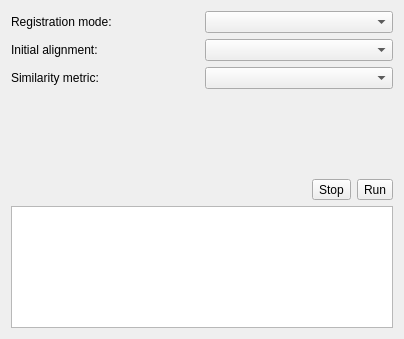
<?xml version="1.0" encoding="UTF-8"?>
<ui version="4.0">
 <class>RegistrationPage</class>
 <widget class="QWidget" name="RegistrationPage">
  <property name="geometry">
   <rect>
    <x>0</x>
    <y>0</y>
    <width>404</width>
    <height>339</height>
   </rect>
  </property>
  <property name="windowTitle">
   <string>Form</string>
  </property>
  <layout class="QGridLayout" name="gridLayout">
   <item row="4" column="0" colspan="2">
    <widget class="QWidget" name="widget" native="true">
     <layout class="QHBoxLayout" name="horizontalLayout">
      <property name="leftMargin">
       <number>0</number>
      </property>
      <property name="topMargin">
       <number>0</number>
      </property>
      <property name="rightMargin">
       <number>0</number>
      </property>
      <property name="bottomMargin">
       <number>0</number>
      </property>
      <item>
       <spacer name="horizontalSpacer">
        <property name="orientation">
         <enum>Qt::Horizontal</enum>
        </property>
        <property name="sizeHint" stdset="0">
         <size>
          <width>282</width>
          <height>20</height>
         </size>
        </property>
       </spacer>
      </item>
      <item>
       <widget class="QToolButton" name="btnStop">
        <property name="text">
         <string>Stop</string>
        </property>
       </widget>
      </item>
      <item>
       <widget class="QToolButton" name="btnRun">
        <property name="text">
         <string>Run</string>
        </property>
       </widget>
      </item>
     </layout>
    </widget>
   </item>
   <item row="5" column="0" colspan="2">
    <widget class="QFrame" name="frame">
     <property name="frameShape">
      <enum>QFrame::StyledPanel</enum>
     </property>
     <property name="frameShadow">
      <enum>QFrame::Raised</enum>
     </property>
     <layout class="QVBoxLayout" name="verticalLayout">
      <property name="leftMargin">
       <number>0</number>
      </property>
      <property name="topMargin">
       <number>0</number>
      </property>
      <property name="rightMargin">
       <number>0</number>
      </property>
      <property name="bottomMargin">
       <number>0</number>
      </property>
      <item>
       <widget class="QtVTKRenderWindowBox" name="progressBox" native="true">
        <property name="minimumSize">
         <size>
          <width>0</width>
          <height>120</height>
         </size>
        </property>
        <property name="styleSheet">
         <string notr="true">background-color:white;</string>
        </property>
       </widget>
      </item>
     </layout>
    </widget>
   </item>
   <item row="2" column="1">
    <widget class="QComboBox" name="inSimilarityMetric"/>
   </item>
   <item row="2" column="0">
    <widget class="QLabel" name="label_3">
     <property name="text">
      <string>Similarity metric:</string>
     </property>
    </widget>
   </item>
   <item row="0" column="1">
    <widget class="QComboBox" name="inRegistrationMode"/>
   </item>
   <item row="1" column="1">
    <widget class="QComboBox" name="inInitialAlignment"/>
   </item>
   <item row="1" column="0">
    <widget class="QLabel" name="label_2">
     <property name="text">
      <string>Initial alignment:</string>
     </property>
    </widget>
   </item>
   <item row="0" column="0">
    <widget class="QLabel" name="label">
     <property name="text">
      <string>Registration mode:</string>
     </property>
    </widget>
   </item>
   <item row="3" column="1">
    <spacer name="verticalSpacer">
     <property name="orientation">
      <enum>Qt::Vertical</enum>
     </property>
     <property name="sizeHint" stdset="0">
      <size>
       <width>20</width>
       <height>40</height>
      </size>
     </property>
    </spacer>
   </item>
  </layout>
 </widget>
 <customwidgets>
  <customwidget>
   <class>QtVTKRenderWindowBox</class>
   <extends>QWidget</extends>
   <header location="global">QtVTKRenderWindowBox.h</header>
   <container>1</container>
  </customwidget>
 </customwidgets>
 <resources/>
 <connections/>
</ui>
